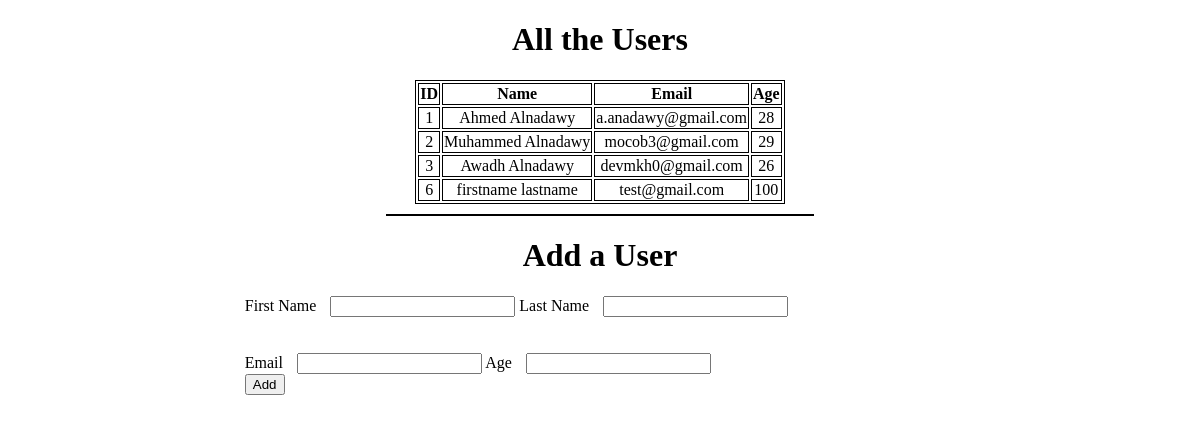
Before: / with the older database file.
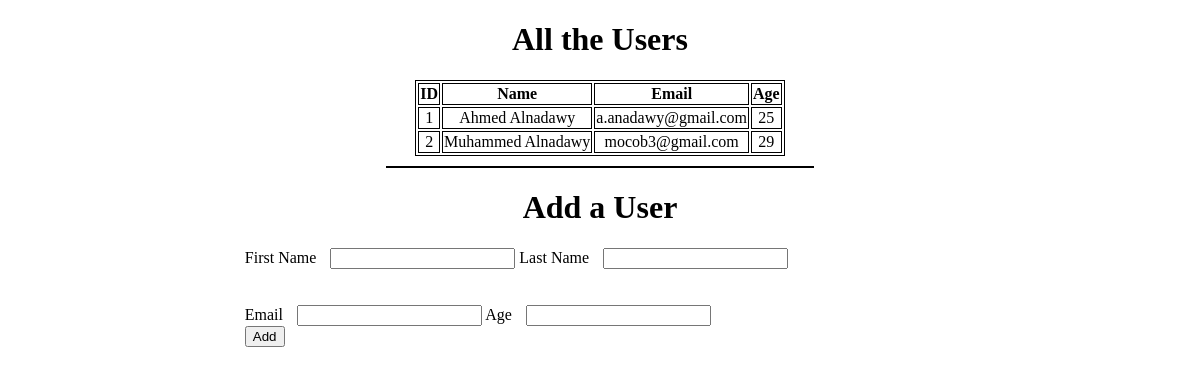
After: the same page with the newer database file.
### users_app/models.py (models this page shows)
class Users(models.Model):
    first_name = models.CharField(max_length=64)
    last_name = models.CharField(max_length=64)
    email = models.CharField(max_length=64)
    age = models.IntegerField()
    created_at = models.DateTimeField(auto_now_add=True)
    updated_at = models.DateTimeField(auto_now=True)

### users_app/views.py (the view)
# urls.py: path('',views.index),
def index(request):
    users = Users.objects.all()
    context = {
        "users":users
    }
    return render(request,'index.html',context)

### users_app/templates/index.html (shortened to what this page needs)
{% extends 'base.html' %}
{% block body %}
<div class="container">
    <h1>All the Users</h1>
    <table>
        <thead>
            <th>ID</th>
            <th>Name</th>
            <th>Email</th>
            <th>Age</th>
        </thead>
        {%for user in users%}
        <tr>
            <td>{{user.id}}</td>
            <td>{{user.first_name }} {{user.last_name}}</td>
            <td>{{user.email}}</td>
            <td>{{user.age}}</td>
        </tr>
        {% endfor %}
    </table>
    <div class="line">
    </div>
    <div class="form">
        <h1>Add a User</h1>
        <form action="/addUser" method="post">
            <label for="firstname">First Name</label>
            <input type="text" name="firstname">
            <label for="lastname">Last Name</label>
            <input type="text" name="lastname"><br><br><br>
            <label for="email">Email</label>
            <input type="text" name="email">
            <label for="age">Age</label>
            <input type="text" name="age"><br>
            <button type="submit">Add</button>
        </form>
    </div>
</div>
{% endblock %}

### users_app/templates/base.html (shortened to what this page needs)
<!DOCTYPE html>
<html lang="en">
<head>
    {%load static%}
    <link rel="stylesheet" href="{% static 'css/style.css' %}">
</head>
<body>
    {% block body %}{% endblock %}
</body>
</html>

### users_app/static/css/style.css (style rules this page uses)
.container { margin: auto; width: 60%; text-align: center; align-items: center; }
table, th, thead, td { border: 1px solid; }
table { margin: 0 auto; }
.line { border: 1px solid; width: 60%; margin: 10px auto; }
form { text-align: left; width: 550px; }
input { margin-left: 10px; }

Changed rows visible on the page:
removed Users: id "3", first_name "Awadh", last_name "Alnadawy", email "devmkh0@gmail.com", age "26"
removed Users: id "6", first_name "firstname", last_name "lastname", email "test@gmail.com", age "100"
changed Users "Ahmed": age "28" → "25"
